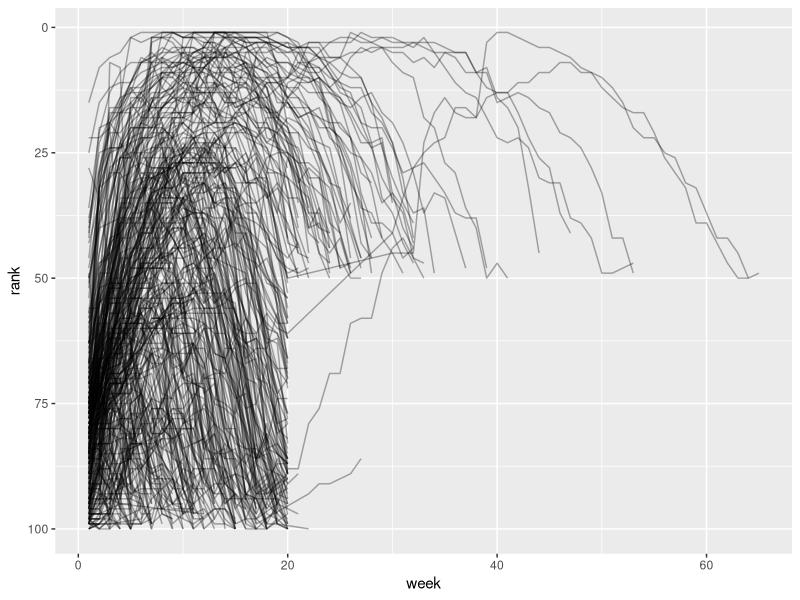
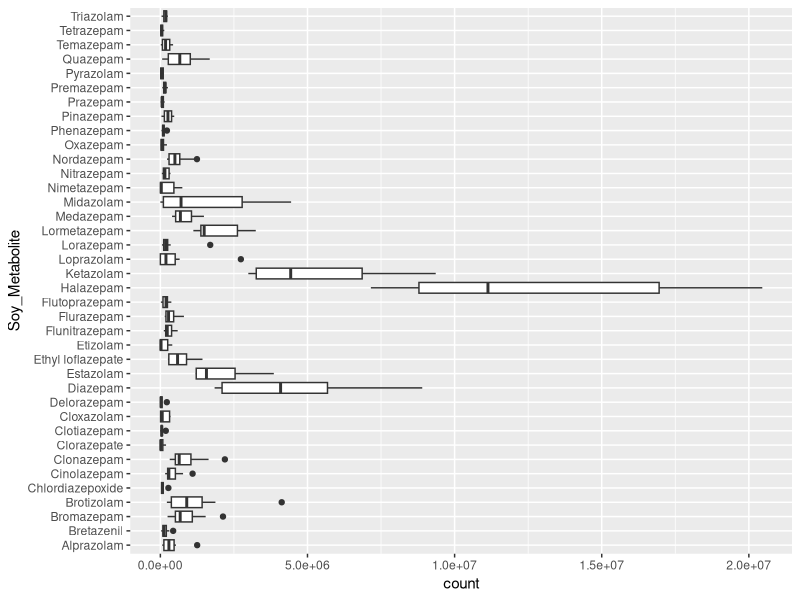

R code for these plots, in order:
## ---- chunk 1
knitr::opts_chunk$set(echo = TRUE, eval = TRUE, message = FALSE, cache = FALSE)
knitr::opts_knit$set(root.dir = here::here("content/codeclub/S05E02"))
## ---- chunk 2
library(tidyverse)

# You should have the tidyverse installed, but if not, do so using:
# install.packages("tidyverse")
## ---- chunk 3
table1
## ---- chunk 4
table2
## ---- chunk 5
table3
## ---- chunk 6
table4a

table4b
## ---- chunk 7
# Compute rate per 10,000
table1 |>
  mutate(
    rate = cases / population * 10000
  )
## ---- chunk 8
# Row-wise tibble creation with the 'tribble()' function
df <- tribble(
  ~var, ~col1, ~col2,
   "A",     1,     2,
   "B",     3,     4,
   "C",     5,     6
)

df
## ---- chunk 9
df |> 
  pivot_longer(
    cols = col1:col2,
    names_to = "names",
    values_to = "values"
  )
## ---- chunk 10
billboard 
## ---- chunk 11
billboard |> 
  pivot_longer(
    cols = starts_with("wk"), 
    names_to = "week", 
    values_to = "rank"
  )
## ---- chunk 12
billboard |> 
  pivot_longer(
    cols = starts_with("wk"), 
    names_to = "week", 
    values_to = "rank",
    values_drop_na = TRUE
  )
## ---- chunk 13
billboard_tidy <- billboard |> 
  pivot_longer(
    cols = starts_with("wk"), 
    names_to = "week", 
    values_to = "rank",
    values_drop_na = TRUE
  ) |> 
  mutate(
    week = parse_number(week)
  )

billboard_tidy
## ---- chunk 14
billboard_tidy |> 
  ggplot(aes(x = week, y = rank, group = track)) + 
  geom_line(alpha = 1/3) + 
  scale_y_reverse()
## ---- chunk 15
metabolites <- read_csv("Metabolite.csv")
## ---- chunk 16
metabolites_long <- metabolites |>
  pivot_longer(cols = starts_with("Peak"), 
               names_to = "peak_nr", 
               values_to = "count")

metabolites_long
## ---- chunk 17
dim(metabolites)

dim(metabolites_long)
## ---- chunk 18
metabolites_long |>
  mutate(count_k = count / 1000)
## ---- chunk 19
metabolites_long |>
  group_by(Soy_Metabolite) |>
  summarize(mean_count = mean(count))
## ---- chunk 20
metabolites_long |> 
  ggplot() +
  geom_boxplot(aes(y = Soy_Metabolite, x = count))
